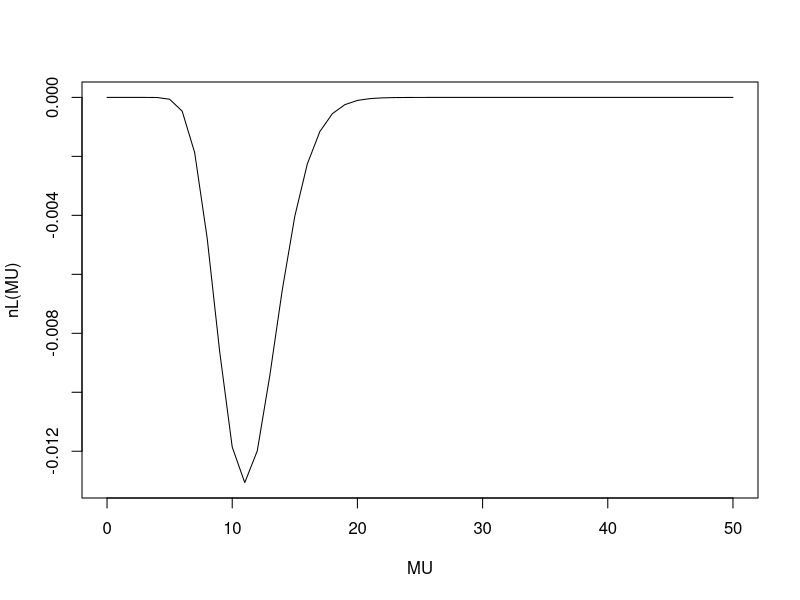
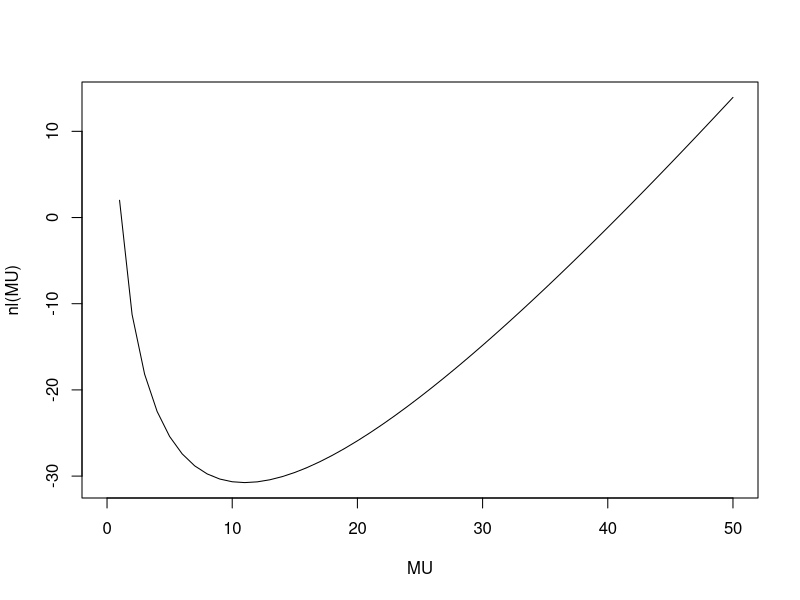

Source code (R) for these figures, in order:
# =================================
# Example 4.11 on Page 247.
# =================================

#----------------------------
# Likelihood function. 
# See Example 4.7 on Page 243
L = function(mu) { 
    exp(-2*mu)*mu^22 /(factorial(10)*factorial(12))
}
nL = function(mu) { -L(mu) }

#----------------------------
# loglikelihood 
l = function(mu) { 
     22*log(mu)-2*mu  #-log(factorial(10)*factorial(12))
}

# negative loglikelihood 
nl = function(mu) { -l(mu) }

# negative loglikelihood 
# (with stability in numerical calculation)
nl2 = function(mu) { 
      if ( mu <= 0 ) return( 1000*(abs(mu)+1) )
     -l(mu) 
}

#----------------------------
# Differentiating log-likelihood
Dl = function(mu) { 
     22/mu - 2
}
#----------------------------


#====================================
# Minimizing with negative Likelihood

nlminb( start=  1, nL )
nlminb( start= 10, nL )
nlminb( start= 15, nL )
nlminb( start= 50, nL )
# The above are very sensitive to a starting value

MU = seq(0, 50, length=51)
plot(MU, nL(MU), type="l")

#====================================
# Minimizing with negative loglikelihood

nlminb( start=  1, nl )
nlminb( start= 10, nl )
nlminb( start= 15, nl )
nlminb( start= 50, nl )
# The above find the MLE very well.
# But, they report some warning messages.

MU = seq(0, 50, length=51)
plot(MU, nl(MU), type="l")

#====================================
# Minimizing with negative loglikelihood
# (stable version)

nlminb( start=  1, nl2 )
nlminb( start= 10, nl2 )
nlminb( start= 15, nl2 )
nlminb( start= 50, nl2 )
# The above find the MLE very well.
# No warning messages.

#====================================
# Solving the dl/dmu = 0. 

HUGE = sqrt(.Machine$double.xmax)
uniroot (Dl, interval=c(0,HUGE))

